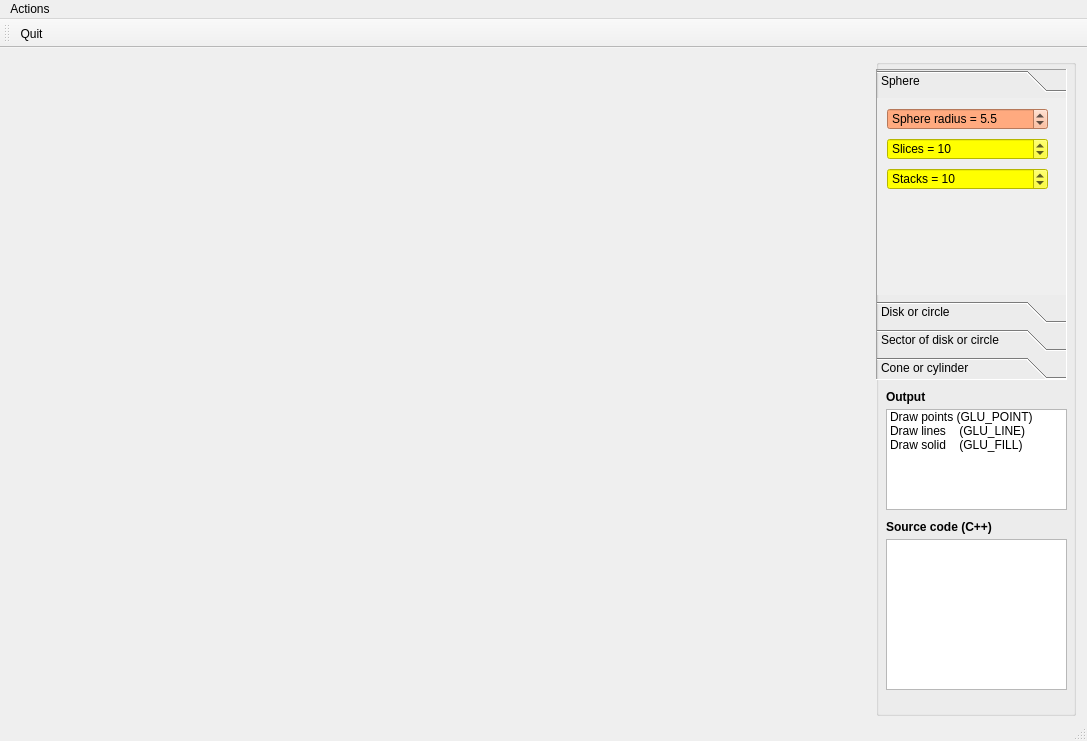
<?xml version="1.0" encoding="UTF-8"?>
<ui version="4.0">
 <class>MainWindow</class>
 <widget class="QMainWindow" name="MainWindow">
  <property name="geometry">
   <rect>
    <x>0</x>
    <y>0</y>
    <width>1087</width>
    <height>741</height>
   </rect>
  </property>
  <property name="minimumSize">
   <size>
    <width>1087</width>
    <height>741</height>
   </size>
  </property>
  <property name="windowTitle">
   <string>Quadric objects examples</string>
  </property>
  <widget class="QWidget" name="centralWidget">
   <layout class="QGridLayout" name="gridLayout_2">
    <item row="0" column="0">
     <layout class="QGridLayout" name="gridLayout">
      <item row="0" column="0">
       <widget class="QWidget" name="widget" native="true"/>
      </item>
      <item row="0" column="1">
       <widget class="QGroupBox" name="infoLabel2">
        <property name="minimumSize">
         <size>
          <width>100</width>
          <height>657</height>
         </size>
        </property>
        <property name="maximumSize">
         <size>
          <width>200</width>
          <height>16777215</height>
         </size>
        </property>
        <property name="title">
         <string/>
        </property>
        <widget class="QToolBox" name="toolBox">
         <property name="geometry">
          <rect>
           <x>0</x>
           <y>10</y>
           <width>191</width>
           <height>311</height>
          </rect>
         </property>
         <property name="frameShape">
          <enum>QFrame::Panel</enum>
         </property>
         <property name="frameShadow">
          <enum>QFrame::Sunken</enum>
         </property>
         <widget class="QWidget" name="page_5">
          <property name="geometry">
           <rect>
            <x>0</x>
            <y>0</y>
            <width>189</width>
            <height>221</height>
           </rect>
          </property>
          <attribute name="label">
           <string>Sphere</string>
          </attribute>
          <widget class="QDoubleSpinBox" name="doubleSpinBox">
           <property name="geometry">
            <rect>
             <x>10</x>
             <y>10</y>
             <width>161</width>
             <height>22</height>
            </rect>
           </property>
           <property name="styleSheet">
            <string notr="true">background-color: rgb(255, 170, 127);</string>
           </property>
           <property name="prefix">
            <string>Sphere radius = </string>
           </property>
           <property name="decimals">
            <number>1</number>
           </property>
           <property name="minimum">
            <double>0.100000000000000</double>
           </property>
           <property name="singleStep">
            <double>0.500000000000000</double>
           </property>
           <property name="value">
            <double>5.500000000000000</double>
           </property>
          </widget>
          <widget class="QSpinBox" name="spinBox">
           <property name="geometry">
            <rect>
             <x>10</x>
             <y>40</y>
             <width>161</width>
             <height>22</height>
            </rect>
           </property>
           <property name="autoFillBackground">
            <bool>false</bool>
           </property>
           <property name="styleSheet">
            <string notr="true">background-color: rgb(255, 255, 0);</string>
           </property>
           <property name="suffix">
            <string/>
           </property>
           <property name="prefix">
            <string>Slices = </string>
           </property>
           <property name="minimum">
            <number>2</number>
           </property>
           <property name="maximum">
            <number>150</number>
           </property>
           <property name="value">
            <number>10</number>
           </property>
          </widget>
          <widget class="QSpinBox" name="spinBox_2">
           <property name="geometry">
            <rect>
             <x>10</x>
             <y>70</y>
             <width>161</width>
             <height>22</height>
            </rect>
           </property>
           <property name="autoFillBackground">
            <bool>false</bool>
           </property>
           <property name="styleSheet">
            <string notr="true">background-color: rgb(255, 255, 0);</string>
           </property>
           <property name="suffix">
            <string/>
           </property>
           <property name="prefix">
            <string>Stacks = </string>
           </property>
           <property name="minimum">
            <number>2</number>
           </property>
           <property name="maximum">
            <number>150</number>
           </property>
           <property name="value">
            <number>10</number>
           </property>
          </widget>
         </widget>
         <widget class="QWidget" name="page_6">
          <property name="geometry">
           <rect>
            <x>0</x>
            <y>0</y>
            <width>189</width>
            <height>221</height>
           </rect>
          </property>
          <attribute name="label">
           <string>Disk or circle</string>
          </attribute>
          <widget class="QSpinBox" name="spinBox_3">
           <property name="geometry">
            <rect>
             <x>10</x>
             <y>70</y>
             <width>161</width>
             <height>22</height>
            </rect>
           </property>
           <property name="styleSheet">
            <string notr="true">background-color: rgb(255, 255, 0);</string>
           </property>
           <property name="suffix">
            <string/>
           </property>
           <property name="prefix">
            <string>Slices = </string>
           </property>
           <property name="minimum">
            <number>2</number>
           </property>
           <property name="maximum">
            <number>100</number>
           </property>
           <property name="value">
            <number>10</number>
           </property>
          </widget>
          <widget class="QDoubleSpinBox" name="doubleSpinBox_2">
           <property name="geometry">
            <rect>
             <x>10</x>
             <y>10</y>
             <width>161</width>
             <height>22</height>
            </rect>
           </property>
           <property name="styleSheet">
            <string notr="true">background-color: rgb(229, 255, 255);</string>
           </property>
           <property name="prefix">
            <string>Inner radius = </string>
           </property>
           <property name="decimals">
            <number>1</number>
           </property>
           <property name="minimum">
            <double>0.000000000000000</double>
           </property>
           <property name="singleStep">
            <double>0.500000000000000</double>
           </property>
           <property name="value">
            <double>4.500000000000000</double>
           </property>
          </widget>
          <widget class="QSpinBox" name="spinBox_4">
           <property name="geometry">
            <rect>
             <x>10</x>
             <y>100</y>
             <width>161</width>
             <height>22</height>
            </rect>
           </property>
           <property name="styleSheet">
            <string notr="true">background-color: rgb(255, 255, 0);</string>
           </property>
           <property name="suffix">
            <string/>
           </property>
           <property name="prefix">
            <string>Stacks = </string>
           </property>
           <property name="minimum">
            <number>2</number>
           </property>
           <property name="maximum">
            <number>100</number>
           </property>
           <property name="value">
            <number>10</number>
           </property>
          </widget>
          <widget class="QDoubleSpinBox" name="doubleSpinBox_3">
           <property name="geometry">
            <rect>
             <x>10</x>
             <y>40</y>
             <width>161</width>
             <height>22</height>
            </rect>
           </property>
           <property name="styleSheet">
            <string notr="true">background-color: rgb(229, 255, 255);</string>
           </property>
           <property name="prefix">
            <string>Outer radius = </string>
           </property>
           <property name="decimals">
            <number>1</number>
           </property>
           <property name="minimum">
            <double>0.100000000000000</double>
           </property>
           <property name="singleStep">
            <double>0.500000000000000</double>
           </property>
           <property name="value">
            <double>10.500000000000000</double>
           </property>
          </widget>
         </widget>
         <widget class="QWidget" name="page_8">
          <property name="geometry">
           <rect>
            <x>0</x>
            <y>0</y>
            <width>189</width>
            <height>221</height>
           </rect>
          </property>
          <attribute name="label">
           <string>Sector of disk or circle</string>
          </attribute>
          <widget class="QSpinBox" name="spinBox_7">
           <property name="geometry">
            <rect>
             <x>10</x>
             <y>83</y>
             <width>171</width>
             <height>22</height>
            </rect>
           </property>
           <property name="styleSheet">
            <string notr="true">background-color: rgb(255, 255, 0);</string>
           </property>
           <property name="suffix">
            <string/>
           </property>
           <property name="prefix">
            <string>Stacks = </string>
           </property>
           <property name="minimum">
            <number>2</number>
           </property>
           <property name="maximum">
            <number>100</number>
           </property>
           <property name="value">
            <number>10</number>
           </property>
          </widget>
          <widget class="QDoubleSpinBox" name="doubleSpinBox_6">
           <property name="geometry">
            <rect>
             <x>10</x>
             <y>0</y>
             <width>171</width>
             <height>22</height>
            </rect>
           </property>
           <property name="styleSheet">
            <string notr="true">background-color: rgb(226, 231, 204);</string>
           </property>
           <property name="prefix">
            <string>Inner radius = </string>
           </property>
           <property name="decimals">
            <number>1</number>
           </property>
           <property name="minimum">
            <double>0.000000000000000</double>
           </property>
           <property name="singleStep">
            <double>0.500000000000000</double>
           </property>
           <property name="value">
            <double>4.500000000000000</double>
           </property>
          </widget>
          <widget class="QSpinBox" name="spinBox_8">
           <property name="geometry">
            <rect>
             <x>10</x>
             <y>55</y>
             <width>171</width>
             <height>22</height>
            </rect>
           </property>
           <property name="styleSheet">
            <string notr="true">background-color: rgb(255, 255, 0);</string>
           </property>
           <property name="suffix">
            <string/>
           </property>
           <property name="prefix">
            <string>Slices = </string>
           </property>
           <property name="minimum">
            <number>2</number>
           </property>
           <property name="maximum">
            <number>100</number>
           </property>
           <property name="value">
            <number>10</number>
           </property>
          </widget>
          <widget class="QDoubleSpinBox" name="doubleSpinBox_7">
           <property name="geometry">
            <rect>
             <x>10</x>
             <y>27</y>
             <width>171</width>
             <height>22</height>
            </rect>
           </property>
           <property name="styleSheet">
            <string notr="true">background-color: rgb(226, 231, 204);</string>
           </property>
           <property name="prefix">
            <string>Outer radius = </string>
           </property>
           <property name="decimals">
            <number>1</number>
           </property>
           <property name="minimum">
            <double>0.100000000000000</double>
           </property>
           <property name="singleStep">
            <double>0.500000000000000</double>
           </property>
           <property name="value">
            <double>6.500000000000000</double>
           </property>
          </widget>
          <widget class="QDoubleSpinBox" name="doubleSpinBox_8">
           <property name="geometry">
            <rect>
             <x>10</x>
             <y>133</y>
             <width>171</width>
             <height>22</height>
            </rect>
           </property>
           <property name="styleSheet">
            <string notr="true">background-color: rgb(215, 217, 255);</string>
           </property>
           <property name="prefix">
            <string>Sweep angle = </string>
           </property>
           <property name="decimals">
            <number>1</number>
           </property>
           <property name="minimum">
            <double>0.000000000000000</double>
           </property>
           <property name="maximum">
            <double>360.000000000000000</double>
           </property>
           <property name="singleStep">
            <double>0.500000000000000</double>
           </property>
           <property name="value">
            <double>270.000000000000000</double>
           </property>
          </widget>
          <widget class="QDoubleSpinBox" name="doubleSpinBox_9">
           <property name="geometry">
            <rect>
             <x>10</x>
             <y>108</y>
             <width>171</width>
             <height>22</height>
            </rect>
           </property>
           <property name="styleSheet">
            <string notr="true">background-color: rgb(215, 217, 255);</string>
           </property>
           <property name="prefix">
            <string>Start angle = </string>
           </property>
           <property name="decimals">
            <number>1</number>
           </property>
           <property name="minimum">
            <double>0.000000000000000</double>
           </property>
           <property name="maximum">
            <double>360.000000000000000</double>
           </property>
           <property name="singleStep">
            <double>0.500000000000000</double>
           </property>
           <property name="value">
            <double>90.000000000000000</double>
           </property>
          </widget>
         </widget>
         <widget class="QWidget" name="page_7">
          <property name="geometry">
           <rect>
            <x>0</x>
            <y>0</y>
            <width>189</width>
            <height>221</height>
           </rect>
          </property>
          <attribute name="label">
           <string>Cone or cylinder</string>
          </attribute>
          <widget class="QSpinBox" name="spinBox_5">
           <property name="geometry">
            <rect>
             <x>10</x>
             <y>140</y>
             <width>161</width>
             <height>22</height>
            </rect>
           </property>
           <property name="styleSheet">
            <string notr="true">background-color: rgb(255, 255, 0);</string>
           </property>
           <property name="suffix">
            <string/>
           </property>
           <property name="prefix">
            <string>Stacks = </string>
           </property>
           <property name="minimum">
            <number>2</number>
           </property>
           <property name="maximum">
            <number>100</number>
           </property>
           <property name="value">
            <number>10</number>
           </property>
          </widget>
          <widget class="QDoubleSpinBox" name="doubleSpinBox_4">
           <property name="geometry">
            <rect>
             <x>10</x>
             <y>10</y>
             <width>161</width>
             <height>22</height>
            </rect>
           </property>
           <property name="styleSheet">
            <string notr="true">background-color: rgb(255, 235, 241);</string>
           </property>
           <property name="prefix">
            <string>Upper radius = </string>
           </property>
           <property name="decimals">
            <number>1</number>
           </property>
           <property name="minimum">
            <double>0.000000000000000</double>
           </property>
           <property name="singleStep">
            <double>0.500000000000000</double>
           </property>
           <property name="value">
            <double>10.500000000000000</double>
           </property>
          </widget>
          <widget class="QSpinBox" name="spinBox_6">
           <property name="geometry">
            <rect>
             <x>10</x>
             <y>110</y>
             <width>161</width>
             <height>22</height>
            </rect>
           </property>
           <property name="styleSheet">
            <string notr="true">background-color: rgb(255, 255, 0);</string>
           </property>
           <property name="suffix">
            <string/>
           </property>
           <property name="prefix">
            <string>Slices = </string>
           </property>
           <property name="minimum">
            <number>2</number>
           </property>
           <property name="maximum">
            <number>100</number>
           </property>
           <property name="value">
            <number>10</number>
           </property>
          </widget>
          <widget class="QDoubleSpinBox" name="doubleSpinBox_5">
           <property name="geometry">
            <rect>
             <x>10</x>
             <y>40</y>
             <width>161</width>
             <height>22</height>
            </rect>
           </property>
           <property name="styleSheet">
            <string notr="true">background-color: rgb(255, 235, 241);</string>
           </property>
           <property name="prefix">
            <string>Lower radius = </string>
           </property>
           <property name="decimals">
            <number>1</number>
           </property>
           <property name="minimum">
            <double>0.000000000000000</double>
           </property>
           <property name="singleStep">
            <double>0.500000000000000</double>
           </property>
           <property name="value">
            <double>10.500000000000000</double>
           </property>
          </widget>
          <widget class="QDoubleSpinBox" name="doubleSpinBox_10">
           <property name="geometry">
            <rect>
             <x>10</x>
             <y>70</y>
             <width>161</width>
             <height>22</height>
            </rect>
           </property>
           <property name="styleSheet">
            <string notr="true">background-color: rgb(255, 235, 241);</string>
           </property>
           <property name="prefix">
            <string>Height = </string>
           </property>
           <property name="decimals">
            <number>1</number>
           </property>
           <property name="minimum">
            <double>0.100000000000000</double>
           </property>
           <property name="singleStep">
            <double>0.500000000000000</double>
           </property>
           <property name="value">
            <double>5.500000000000000</double>
           </property>
          </widget>
         </widget>
        </widget>
        <widget class="QLabel" name="label">
         <property name="geometry">
          <rect>
           <x>10</x>
           <y>330</y>
           <width>151</width>
           <height>16</height>
          </rect>
         </property>
         <property name="font">
          <font>
           <weight>75</weight>
           <bold>true</bold>
          </font>
         </property>
         <property name="text">
          <string>Output</string>
         </property>
        </widget>
        <widget class="QTextEdit" name="textEdit">
         <property name="geometry">
          <rect>
           <x>10</x>
           <y>480</y>
           <width>181</width>
           <height>151</height>
          </rect>
         </property>
         <property name="font">
          <font>
           <pointsize>7</pointsize>
          </font>
         </property>
         <property name="readOnly">
          <bool>true</bool>
         </property>
        </widget>
        <widget class="QListWidget" name="listWidget">
         <property name="geometry">
          <rect>
           <x>10</x>
           <y>350</y>
           <width>181</width>
           <height>101</height>
          </rect>
         </property>
         <property name="selectionRectVisible">
          <bool>true</bool>
         </property>
         <property name="currentRow">
          <number>-1</number>
         </property>
         <item>
          <property name="text">
           <string>Draw points (GLU_POINT)</string>
          </property>
         </item>
         <item>
          <property name="text">
           <string>Draw lines    (GLU_LINE)</string>
          </property>
         </item>
         <item>
          <property name="text">
           <string>Draw solid    (GLU_FILL)</string>
          </property>
         </item>
        </widget>
        <widget class="QLabel" name="label_2">
         <property name="geometry">
          <rect>
           <x>10</x>
           <y>460</y>
           <width>181</width>
           <height>16</height>
          </rect>
         </property>
         <property name="font">
          <font>
           <weight>75</weight>
           <bold>true</bold>
          </font>
         </property>
         <property name="text">
          <string>Source code (C++)</string>
         </property>
        </widget>
       </widget>
      </item>
     </layout>
    </item>
   </layout>
  </widget>
  <widget class="QMenuBar" name="menuBar">
   <property name="geometry">
    <rect>
     <x>0</x>
     <y>0</y>
     <width>1087</width>
     <height>17</height>
    </rect>
   </property>
   <widget class="QMenu" name="menu">
    <property name="title">
     <string>Actions</string>
    </property>
    <addaction name="action"/>
    <addaction name="separator"/>
   </widget>
   <addaction name="menu"/>
  </widget>
  <widget class="QToolBar" name="mainToolBar">
   <property name="focusPolicy">
    <enum>Qt::ClickFocus</enum>
   </property>
   <property name="toolButtonStyle">
    <enum>Qt::ToolButtonTextBesideIcon</enum>
   </property>
   <attribute name="toolBarArea">
    <enum>TopToolBarArea</enum>
   </attribute>
   <attribute name="toolBarBreak">
    <bool>false</bool>
   </attribute>
   <addaction name="action"/>
  </widget>
  <widget class="QStatusBar" name="statusBar"/>
  <action name="action">
   <property name="checkable">
    <bool>false</bool>
   </property>
   <property name="icon">
    <iconset resource="resource.qrc">
     <normaloff>:/new/prefix1/door_close_24.png</normaloff>:/new/prefix1/door_close_24.png</iconset>
   </property>
   <property name="text">
    <string>Quit</string>
   </property>
   <property name="toolTip">
    <string>Quit the program</string>
   </property>
   <property name="statusTip">
    <string>Закрыть программу</string>
   </property>
   <property name="shortcut">
    <string>Ctrl+Q</string>
   </property>
  </action>
 </widget>
 <layoutdefault spacing="6" margin="11"/>
 <resources>
  <include location="resource.qrc"/>
 </resources>
 <connections>
  <connection>
   <sender>action</sender>
   <signal>triggered()</signal>
   <receiver>MainWindow</receiver>
   <slot>close()</slot>
   <hints>
    <hint type="sourcelabel">
     <x>-1</x>
     <y>-1</y>
    </hint>
    <hint type="destinationlabel">
     <x>506</x>
     <y>349</y>
    </hint>
   </hints>
  </connection>
 </connections>
</ui>
